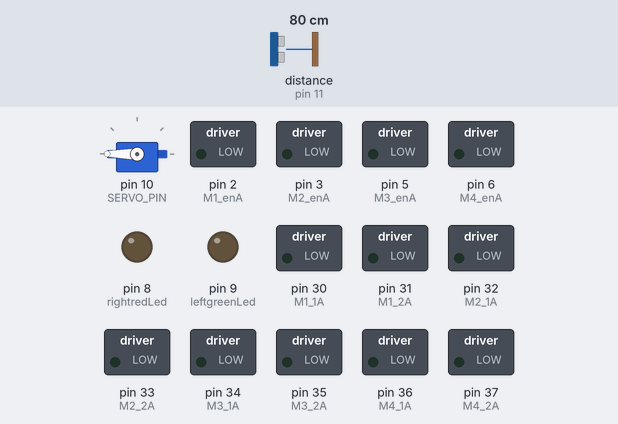
Simulated run of this sketch. Board: Arduino Mega 2560, built with avr-gcc and run on an emulated ATmega2560. On the bench: servo, switched loads named in the sketch (green lamp = pin HIGH), output pins drawn as LEDs (lit = HIGH). Wiring (inferred from the names in the program): ultrasonic range finder: trigger pin 12; echo pin 11. Inputs (shaded band) come from the test bench; at power-on: distance to the obstacle (sensor on pin 11) 80 cm. The echo pulse lasts 58.3 µs per cm; pins used as bus, display or sensor lines are not drawn; what the sketch prints to the serial monitor is not drawn.

Above: at 1.7 s.
1.8 s: distance to the obstacle (sensor on pin 11) set to 54 cm
4.5 s: distance to the obstacle (sensor on pin 11) set to 47 cm
At 5.5 s:
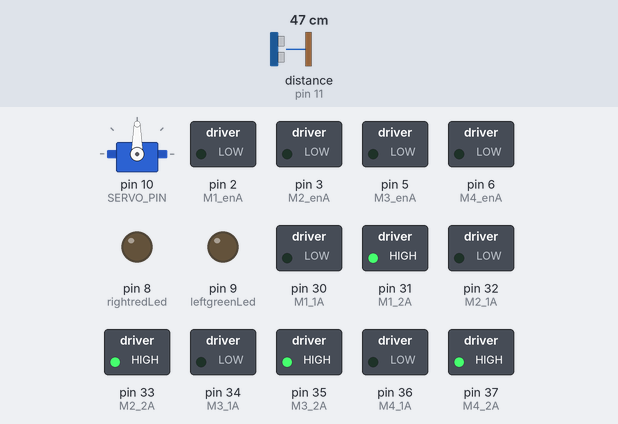
7.7 s: distance to the obstacle (sensor on pin 11) set to 60 cm
At 10.8 s:
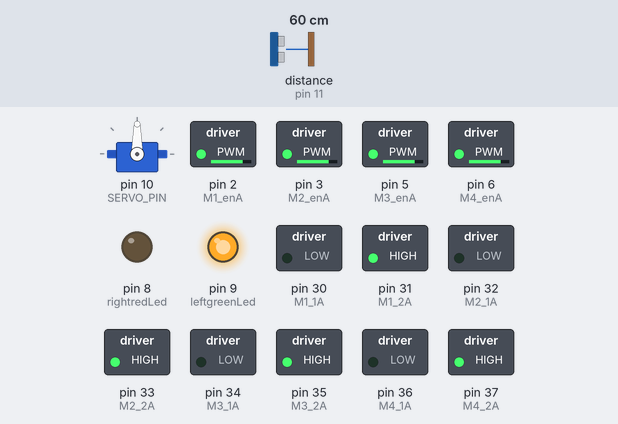
10.9 s: distance to the obstacle (sensor on pin 11) set to 2 cm
At 13.1 s:
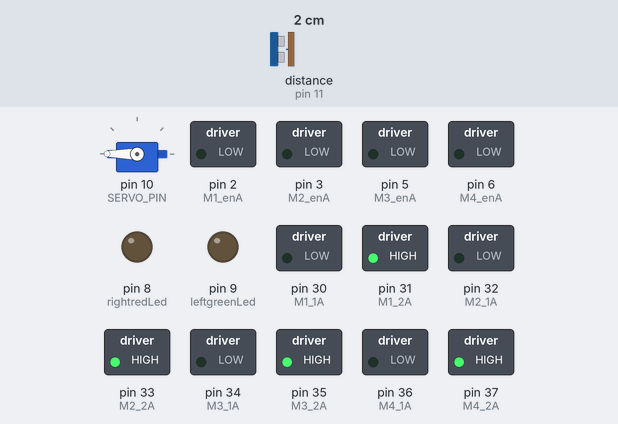
Timing chart, 0 to 15.1 s (numbered marks = the images above; inputs shaded):
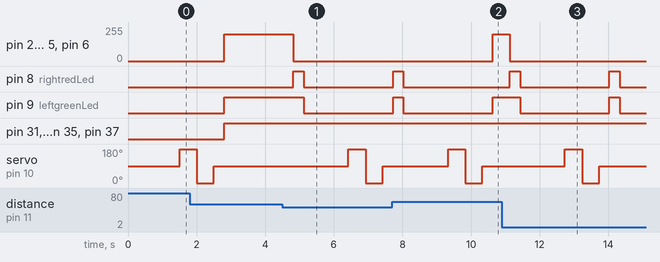

Measured:
- the behaviour switches between 51 and 50 cm on distance to the obstacle (sensor on pin 11) (found by bisection; images 0 and 1)
- after the input at 4.5 s, pin 2 (M1_enA), pin 3 (M2_enA), pin 5 (M3_enA), pin 6 (M4_enA): 200/255 → 0/255 after 0.32 s; pin 8 (rightredLed): LOW → HIGH after 0.32 s, → LOW 0.30 s later; pin 9 (leftgreenLed): HIGH → LOW after 0.62 s; servo on pin 10 (SERVO_PIN): 90° → 180° after 1.9 s, → 0° 0.50 s later, → 90° 0.50 s later
- after the input at 7.7 s, pin 2 (M1_enA), pin 3 (M2_enA), pin 5 (M3_enA), pin 6 (M4_enA): 0/255 → 200/255 after 2.9 s
- after the input at 10.9 s, pin 2 (M1_enA), pin 3 (M2_enA): 200/255 → 0/255 after 0.23 s

The sketch:

Ultrasonic_AvoidanceBot_ServoScan.ino
```cpp
// Variables for ultrasonic sensor
long duration;         // Duration of echo pulse
float duration_f;      // Float version of duration
float distance_cm;     // Calculated distance in cm

#include <Servo.h>     // Library to control servo

// Servo motor configuration
#define SERVO_PIN 10       // Servo control pin
#define MAX_DISTANCE 200   // Max sensing distance in cm
#define STOP_DISTANCE 50   // Distance threshold for stopping (cm)

Servo myservo;   // Servo object to control scanning

// LED indicators
const int leftgreenLed = 9;   // Green LED (clear path)
const int rightredLed  = 8;   // Red LED (obstacle detected)

// Ultrasonic sensor pins
const int trigPin = 12;   // Trigger pin
const int echoPin = 11;   // Echo pin

// Motor driver pins for 4 DC motors (M1–M4)
int M1_enA = 2;  int M1_1A = 30;  int M1_2A = 31;
int M2_enA = 3;  int M2_1A = 32;  int M2_2A = 33;
int M3_enA = 5;  int M3_1A = 34;  int M3_2A = 35;
int M4_enA = 6;  int M4_1A = 36;  int M4_2A = 37;

int pos;             // Current servo position
int previous_pos;    // Stores last servo position (not used here)

unsigned long startTime = 0;   // Timing variable
bool obstacleDetected = false; // Obstacle detection flag
bool initialScanDone = false;  // Marks if initial servo scan is done

// -------------------- SETUP --------------------
void setup() {
  Serial.begin(9600);   // Start serial monitor for debugging
  pinMode(trigPin, OUTPUT);
  pinMode(echoPin, INPUT);

  // Attach servo motor
  myservo.attach(SERVO_PIN);
  delay(500);

  // Set all motor pins as outputs
  pinMode(M1_enA,OUTPUT); pinMode(M1_1A,OUTPUT); pinMode(M1_2A,OUTPUT);
  pinMode(M2_enA,OUTPUT); pinMode(M2_1A,OUTPUT); pinMode(M2_2A,OUTPUT);
  pinMode(M3_enA,OUTPUT); pinMode(M3_1A,OUTPUT); pinMode(M3_2A,OUTPUT);
  pinMode(M4_enA,OUTPUT); pinMode(M4_1A,OUTPUT); pinMode(M4_2A,OUTPUT);

  // LED indicators as outputs
  pinMode(leftgreenLed,OUTPUT);
  pinMode(rightredLed,OUTPUT);
}

// -------------------- MAIN LOOP --------------------
void loop() {
  delay(500);

  // Trigger ultrasonic pulse
  digitalWrite(trigPin, LOW);
  delayMicroseconds(2);
  digitalWrite(trigPin, HIGH);
  delayMicroseconds(10);
  digitalWrite(trigPin, LOW);

  // Measure echo return time
  duration = pulseIn(echoPin, HIGH);
  duration_f = duration * 1.0;
  distance_cm = duration * 0.0343 / 2;   // Convert to distance (cm)

  // ----------- Initial servo scan -----------
  if (!initialScanDone) {
    Serial.println("Performing obstacle scan...");

    pos = 90; myservo.write(pos); delay(500);
    Serial.print("\n current position = "); Serial.print(pos);

    pos = 180; myservo.write(pos); delay(500);
    Serial.print("\n current position = "); Serial.print(pos);

    pos = 0; myservo.write(pos); delay(500);
    Serial.print("\n current position = "); Serial.print(pos);

    pos = 90; myservo.write(pos); delay(300);   // Return servo to center
    initialScanDone = true;                     // Mark scan as complete
  }

  // ----------- Path clear: move forward -----------
  if (distance_cm > STOP_DISTANCE && initialScanDone) {
    Serial.println("Path is clear. Moving forward...");
    digitalWrite(leftgreenLed, HIGH);   // Green LED on
    forward();
  }

  // ----------- Obstacle detected: stop & blink -----------
  if (distance_cm < STOP_DISTANCE && initialScanDone) {
    Serial.println("Obstacle DETECTED");
    stop();

    // Blink LEDs to signal obstacle
    digitalWrite(rightredLed, HIGH);
    digitalWrite(leftgreenLed, HIGH);
    delay(300);
    digitalWrite(rightredLed, LOW);
    digitalWrite(leftgreenLed, LOW);
    delay(300);

    initialScanDone = false;   // Restart scan cycle
  }
}

// -------------------- MOTOR CONTROL --------------------

// Stop all motors
void stop() {
  analogWrite(2, 0);
  analogWrite(3, 0);
  analogWrite(5, 0);
  analogWrite(6, 0);
}

// Drive robot forward
void forward() {
  analogWrite(2, 200); analogWrite(3, 200);
  analogWrite(5, 200); analogWrite(6, 200);

  digitalWrite(M1_1A, LOW); digitalWrite(M1_2A, HIGH);
  digitalWrite(M2_1A, LOW); digitalWrite(M2_2A, HIGH);
  digitalWrite(M3_1A, LOW); digitalWrite(M3_2A, HIGH);
  digitalWrite(M4_1A, LOW); digitalWrite(M4_2A, HIGH);
}

/* -------------------- UNUSED FUNCTIONS --------------------
void initialScan() {
  // Alternative initial scan function (not used in final version)
}

void scanObstacle() {
  // Alternative obstacle detection logic (commented out)
}
----------------------------------------------------------- */
```
